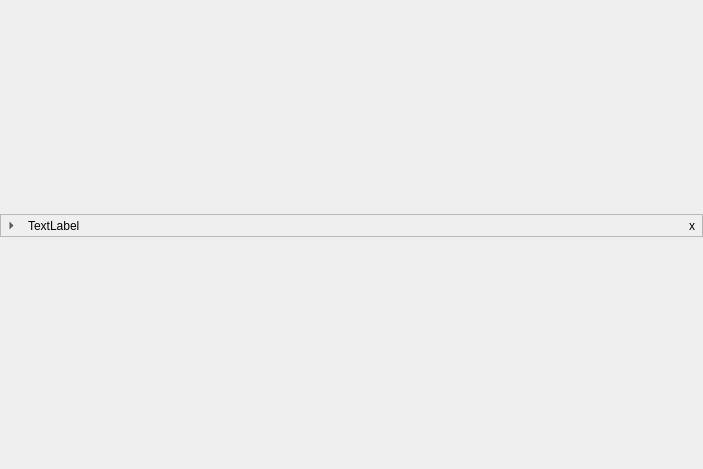
<?xml version="1.0" encoding="UTF-8"?>
<ui version="4.0">
 <class>Form</class>
 <widget class="QWidget" name="Form">
  <property name="geometry">
   <rect>
    <x>0</x>
    <y>0</y>
    <width>703</width>
    <height>469</height>
   </rect>
  </property>
  <property name="sizePolicy">
   <sizepolicy hsizetype="Minimum" vsizetype="Expanding">
    <horstretch>0</horstretch>
    <verstretch>0</verstretch>
   </sizepolicy>
  </property>
  <property name="minimumSize">
   <size>
    <width>318</width>
    <height>26</height>
   </size>
  </property>
  <property name="maximumSize">
   <size>
    <width>800</width>
    <height>700</height>
   </size>
  </property>
  <property name="windowTitle">
   <string>Form</string>
  </property>
  <property name="styleSheet">
   <string notr="true">QFrame.TitleBar {
background: lightgrey;
border: 1px solid darkgrey;
border-top: 1px solid black;
}
</string>
  </property>
  <layout class="QVBoxLayout" name="verticalLayout_2">
   <property name="spacing">
    <number>1</number>
   </property>
   <property name="margin">
    <number>0</number>
   </property>
   <item>
    <widget class="QFrame" name="titleBar">
     <property name="minimumSize">
      <size>
       <width>0</width>
       <height>23</height>
      </size>
     </property>
     <property name="maximumSize">
      <size>
       <width>16777215</width>
       <height>23</height>
      </size>
     </property>
     <property name="frameShape">
      <enum>QFrame::StyledPanel</enum>
     </property>
     <property name="frameShadow">
      <enum>QFrame::Raised</enum>
     </property>
     <property name="class" stdset="0">
      <string>TitleBar</string>
     </property>
     <layout class="QHBoxLayout" name="horizontalLayout">
      <property name="spacing">
       <number>6</number>
      </property>
      <property name="margin">
       <number>0</number>
      </property>
      <item>
       <widget class="QToolButton" name="twirlBtn">
        <property name="minimumSize">
         <size>
          <width>20</width>
          <height>20</height>
         </size>
        </property>
        <property name="maximumSize">
         <size>
          <width>21</width>
          <height>21</height>
         </size>
        </property>
        <property name="baseSize">
         <size>
          <width>0</width>
          <height>0</height>
         </size>
        </property>
        <property name="palette">
         <palette>
          <active/>
          <inactive/>
          <disabled/>
         </palette>
        </property>
        <property name="mouseTracking">
         <bool>true</bool>
        </property>
        <property name="text">
         <string/>
        </property>
        <property name="icon">
         <iconset>
          <normaloff>:/tool/select/icons/forward.ico</normaloff>:/tool/select/icons/forward.ico</iconset>
        </property>
        <property name="iconSize">
         <size>
          <width>14</width>
          <height>14</height>
         </size>
        </property>
        <property name="checkable">
         <bool>true</bool>
        </property>
        <property name="autoRaise">
         <bool>true</bool>
        </property>
        <property name="arrowType">
         <enum>Qt::RightArrow</enum>
        </property>
       </widget>
      </item>
      <item>
       <widget class="QLabel" name="label">
        <property name="sizePolicy">
         <sizepolicy hsizetype="MinimumExpanding" vsizetype="Fixed">
          <horstretch>0</horstretch>
          <verstretch>0</verstretch>
         </sizepolicy>
        </property>
        <property name="minimumSize">
         <size>
          <width>100</width>
          <height>17</height>
         </size>
        </property>
        <property name="maximumSize">
         <size>
          <width>300</width>
          <height>17</height>
         </size>
        </property>
        <property name="text">
         <string>TextLabel</string>
        </property>
       </widget>
      </item>
      <item>
       <spacer name="horizontalSpacer">
        <property name="orientation">
         <enum>Qt::Horizontal</enum>
        </property>
        <property name="sizeHint" stdset="0">
         <size>
          <width>275</width>
          <height>18</height>
         </size>
        </property>
       </spacer>
      </item>
      <item>
       <widget class="QToolButton" name="closeBtn">
        <property name="palette">
         <palette>
          <active/>
          <inactive/>
          <disabled/>
         </palette>
        </property>
        <property name="text">
         <string>x</string>
        </property>
        <property name="autoRaise">
         <bool>true</bool>
        </property>
       </widget>
      </item>
     </layout>
    </widget>
   </item>
   <item>
    <layout class="QVBoxLayout" name="panelLayout">
     <property name="margin">
      <number>9</number>
     </property>
    </layout>
   </item>
  </layout>
 </widget>
 <resources/>
 <connections/>
</ui>
